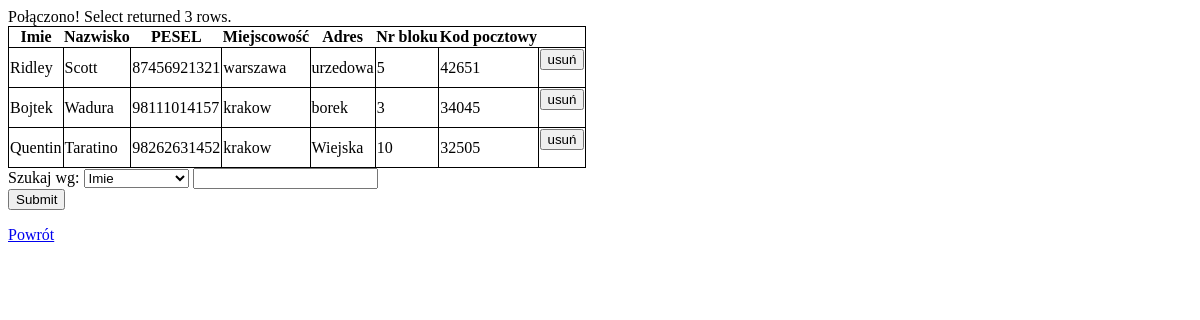
Before: /dane/osoba.php with the older database file.
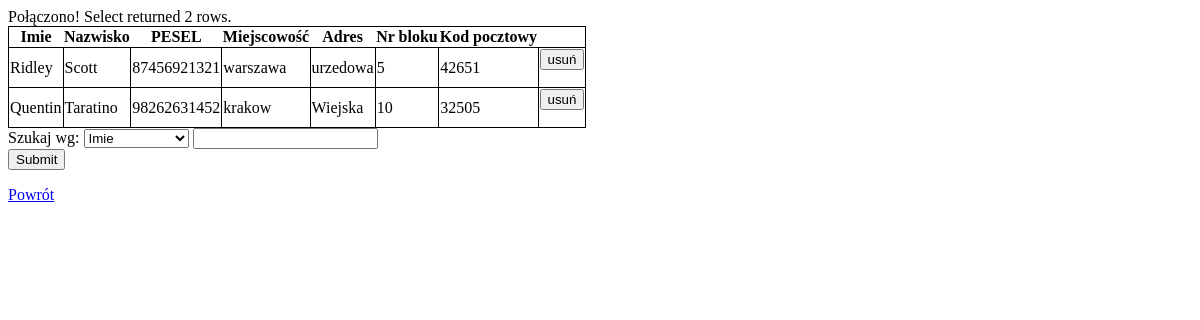
After: the same page with the newer database file.
### tables this page shows
CREATE TABLE `osoba` (
  `imie` varchar(45) NOT NULL,
  `nazwisko` varchar(45) NOT NULL,
  `PESEL` bigint(11) NOT NULL,
  `miejscowosc` varchar(45) NOT NULL,
  `adres` varchar(45) NOT NULL,
  `nr_blok` int(4) NOT NULL,
  `kod_pocztowy` int(5) NOT NULL
);

### dane/osoba.php (the view, shortened to what this page needs)
<html>
<head>
<link rel="stylesheet" href="../style.css" type="text/css" />
</head>
<body>
<?php
require 'conn.php';
if(!empty($_GET["pola_szukaj"])){
	$pola_szuk = ($_GET["pola_szukaj"]);
	$lista_szuk = ($_GET["typ_szukania"]);
	$result = $mysqli->query("SELECT * FROM osoba WHERE $lista_szuk LIKE '$pola_szuk%' ORDER BY $lista_szuk ASC");
}else{
	$result = $mysqli->query("call selectOsoba");
}
printf("Select returned %d rows.\n", $result->num_rows, '\n');
?>
<table>
   <tr>
     <th>Imie</th>
     <th>Nazwisko</th>
     <th>PESEL</th>
     <th>Miejscowość</th>
     <th>Adres</th>
     <th>Nr bloku</th>
     <th>Kod pocztowy</th>
   </tr>
   <?php while ($row = $result->fetch_assoc()) { ?>
   <tr>
     <td><?php echo $row["imie"]; ?></td>
     <td><?php echo $row["nazwisko"]; ?></td>
     <td><?php echo $row["PESEL"];?></td>
     <td><?php echo $row["miejscowosc"];?></td>
     <td><?php echo $row["adres"];?></td>
     <td><?php echo $row["nr_blok"];?></td>
     <td><?php echo $row["kod_pocztowy"];?></td>
	 <td>
		<form action="osoba.php" method="GET">
		<input type="submit" value="usuń">
		</form>
	 </td>
   </tr>
   <?php } ?>
</table>
<form action="osoba.php" method="GET">
Szukaj wg:
<select name="typ_szukania">
<option value="imie">Imie</option>
</select>
<input type="text" name="pola_szukaj"><br>
<input type="submit">
</form>
<a href="../">Powrót</a>
</body>
</html>

### dane/conn.php (shortened to what this page needs)
<?php
if(mysqli_connect_errno()){
echo mysqli_connect_error();
}else{
echo "Połączono!\r\n";
}
?>

### style.css (style rules this page uses)
table { border: 1px solid black; border-collapse: collapse; }
table td { border: 1px solid black; }

Changed rows visible on the page:
removed osoba: imie "Bojtek", nazwisko "Wadura", PESEL "98111014157", miejscowosc "krakow", adres "borek", nr_blok "3", kod_pocztowy "34045"
Other visible differences:
text no longer shown: "Select returned 3 rows."
text now shown: "Select returned 2 rows."
